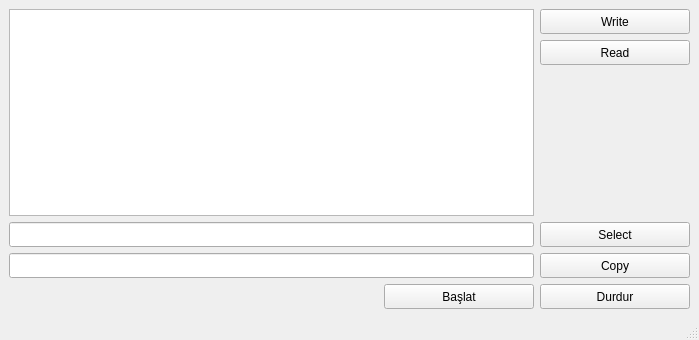
<?xml version="1.0" encoding="UTF-8"?>
<ui version="4.0">
 <class>MainWindow</class>
 <widget class="QMainWindow" name="MainWindow">
  <property name="geometry">
   <rect>
    <x>0</x>
    <y>0</y>
    <width>699</width>
    <height>340</height>
   </rect>
  </property>
  <property name="windowTitle">
   <string>MainWindow</string>
  </property>
  <widget class="QWidget" name="centralwidget">
   <layout class="QVBoxLayout" name="verticalLayout_2">
    <item>
     <layout class="QHBoxLayout" name="horizontalLayout">
      <item>
       <widget class="QTextEdit" name="textEdit"/>
      </item>
      <item>
       <layout class="QVBoxLayout" name="verticalLayout">
        <item>
         <widget class="QPushButton" name="write">
          <property name="minimumSize">
           <size>
            <width>150</width>
            <height>25</height>
           </size>
          </property>
          <property name="maximumSize">
           <size>
            <width>150</width>
            <height>25</height>
           </size>
          </property>
          <property name="text">
           <string>Write</string>
          </property>
         </widget>
        </item>
        <item>
         <widget class="QPushButton" name="read">
          <property name="minimumSize">
           <size>
            <width>150</width>
            <height>25</height>
           </size>
          </property>
          <property name="maximumSize">
           <size>
            <width>150</width>
            <height>25</height>
           </size>
          </property>
          <property name="text">
           <string>Read</string>
          </property>
         </widget>
        </item>
        <item>
         <spacer name="verticalSpacer">
          <property name="orientation">
           <enum>Qt::Vertical</enum>
          </property>
          <property name="sizeHint" stdset="0">
           <size>
            <width>20</width>
            <height>40</height>
           </size>
          </property>
         </spacer>
        </item>
       </layout>
      </item>
     </layout>
    </item>
    <item>
     <layout class="QHBoxLayout" name="horizontalLayout_2">
      <item>
       <widget class="QLineEdit" name="lineEdit">
        <property name="minimumSize">
         <size>
          <width>0</width>
          <height>25</height>
         </size>
        </property>
        <property name="maximumSize">
         <size>
          <width>16777215</width>
          <height>25</height>
         </size>
        </property>
       </widget>
      </item>
      <item>
       <widget class="QPushButton" name="select">
        <property name="sizePolicy">
         <sizepolicy hsizetype="Fixed" vsizetype="Fixed">
          <horstretch>0</horstretch>
          <verstretch>0</verstretch>
         </sizepolicy>
        </property>
        <property name="minimumSize">
         <size>
          <width>150</width>
          <height>25</height>
         </size>
        </property>
        <property name="maximumSize">
         <size>
          <width>150</width>
          <height>25</height>
         </size>
        </property>
        <property name="text">
         <string>Select</string>
        </property>
       </widget>
      </item>
     </layout>
    </item>
    <item>
     <layout class="QHBoxLayout" name="horizontalLayout_3">
      <item>
       <widget class="QLineEdit" name="lineEdit_2">
        <property name="minimumSize">
         <size>
          <width>0</width>
          <height>25</height>
         </size>
        </property>
        <property name="maximumSize">
         <size>
          <width>16777215</width>
          <height>25</height>
         </size>
        </property>
       </widget>
      </item>
      <item>
       <widget class="QPushButton" name="copy">
        <property name="sizePolicy">
         <sizepolicy hsizetype="Fixed" vsizetype="Fixed">
          <horstretch>0</horstretch>
          <verstretch>0</verstretch>
         </sizepolicy>
        </property>
        <property name="minimumSize">
         <size>
          <width>150</width>
          <height>25</height>
         </size>
        </property>
        <property name="maximumSize">
         <size>
          <width>150</width>
          <height>25</height>
         </size>
        </property>
        <property name="text">
         <string>Copy</string>
        </property>
       </widget>
      </item>
     </layout>
    </item>
    <item>
     <layout class="QHBoxLayout" name="horizontalLayout_4">
      <item>
       <spacer name="horizontalSpacer">
        <property name="orientation">
         <enum>Qt::Horizontal</enum>
        </property>
        <property name="sizeHint" stdset="0">
         <size>
          <width>40</width>
          <height>20</height>
         </size>
        </property>
       </spacer>
      </item>
      <item>
       <widget class="QPushButton" name="startButton">
        <property name="sizePolicy">
         <sizepolicy hsizetype="Fixed" vsizetype="Fixed">
          <horstretch>0</horstretch>
          <verstretch>0</verstretch>
         </sizepolicy>
        </property>
        <property name="minimumSize">
         <size>
          <width>150</width>
          <height>25</height>
         </size>
        </property>
        <property name="maximumSize">
         <size>
          <width>150</width>
          <height>25</height>
         </size>
        </property>
        <property name="text">
         <string>Başlat</string>
        </property>
       </widget>
      </item>
      <item>
       <widget class="QPushButton" name="stopButton">
        <property name="sizePolicy">
         <sizepolicy hsizetype="Fixed" vsizetype="Fixed">
          <horstretch>0</horstretch>
          <verstretch>0</verstretch>
         </sizepolicy>
        </property>
        <property name="minimumSize">
         <size>
          <width>150</width>
          <height>25</height>
         </size>
        </property>
        <property name="maximumSize">
         <size>
          <width>150</width>
          <height>25</height>
         </size>
        </property>
        <property name="text">
         <string>Durdur</string>
        </property>
       </widget>
      </item>
     </layout>
    </item>
   </layout>
  </widget>
  <widget class="QMenuBar" name="menubar">
   <property name="geometry">
    <rect>
     <x>0</x>
     <y>0</y>
     <width>699</width>
     <height>21</height>
    </rect>
   </property>
  </widget>
  <widget class="QStatusBar" name="statusbar"/>
 </widget>
 <resources/>
 <connections/>
</ui>
